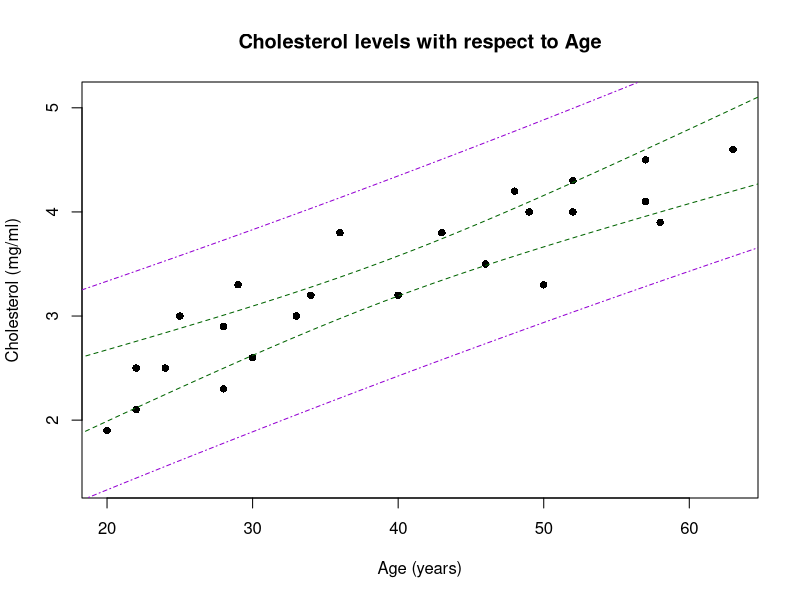
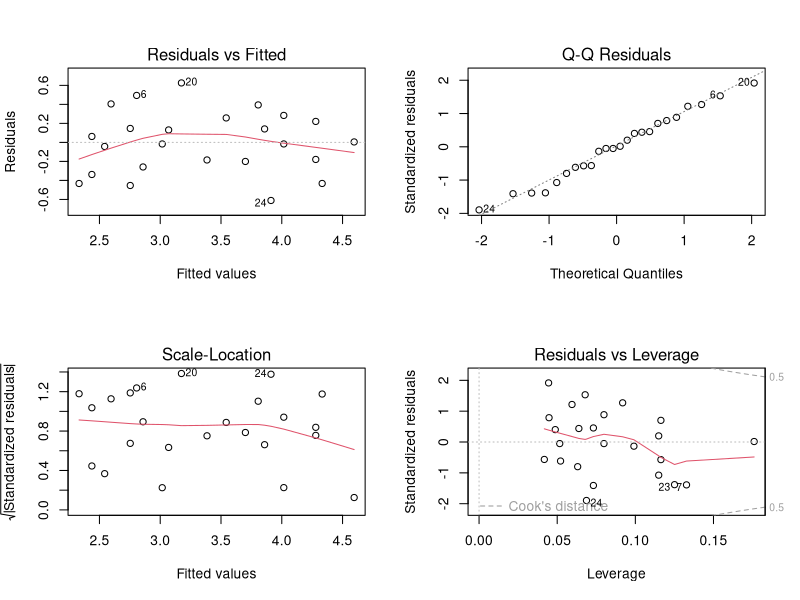

Here is the R script that generated these plots, in order:


# Load the data
df <- read.table('./data/cholesterol.txt', sep = "", header = TRUE)
print(dim(df))

# Fit a simple linear model
fitted = lm(y~x, df)
summ <- summary(fitted)
print(summ)

svg('./output/plot.svg')


# Plot
plot(
  df$x, df$y,
  pch = 16,
  col = 'black',
  xlab = 'Age (years)',
  ylab = 'Cholesterol (mg/ml)',
  main = 'Cholesterol levels with respect to Age',
  ylim = c(min(df$y) - 0.5, max(df$y) + 0.5)
)

# Ερμηνεία  1
# β : αν αυξηθεί η Χ κατά μία μονάδα (δηλαδή για ένα επιπλέον χαλασμένο εξάρτημα)
# αναμένεται η διάρκεια επισκευής της μηχανής να αυξηθεί κατά 15.5 περίπου λεπτά.
# abline(fitted, col='blue')

# Hypothesis testing and intervals
b1_pval <- summ$coefficients['x', 'Pr(>|t|)']
sprintf('H0: b1 = 0 is not rejected if and only if the significance level is set to be lower than %.16f', b1_pval)

cint.b1 <- confint(fitted, parm = 'x', level = 0.95)
print('Confidence interval for b1')
print(cint.b1)

x0 <- 35
cint.Ey <- predict(fitted, data.frame(x=x0), interval='confidence', level=0.99)
cint.y <- predict(fitted, data.frame(x=x0), interval='prediction', level=0.99)
print(cint.Ey)
print(cint.y)


# Plot the bands
x0 <- seq(from = min(df$x) - 2, to = max(df$x) + 2, length.out=30)
cint.Ey <- predict(fitted, data.frame(x=x0), interval='confidence', level=0.99)
cint.y <- predict(fitted, data.frame(x=x0), interval='prediction', level=0.99)

lines(x0, cint.Ey[,2], col='darkgreen', lty=2)
lines(x0, cint.Ey[,3], col='darkgreen', lty=2)

lines(x0, cint.y[,2], col='darkviolet', lty=4)
lines(x0, cint.y[,3], col='darkviolet', lty=4)

dev.off()


svg('./output/fourplot.svg')
par(mfrow=c(2,2))
plot(fitted)
dev.off()
# Homoscedasticity does appear to hold for the residuals,
# since for all y the divergence from the 0-line looks roughly the same
# In addition to that, the QQ-plot fit the theoritical normal line almost perfectly,
# thus we can safely assume that y is indeed normally distributed.





